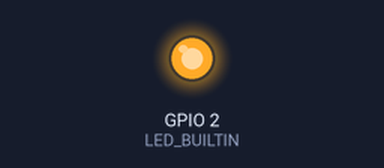
The sketch below on a simulated ESP8266 (NodeMCU). Parts: output pins drawn as LEDs (lit = HIGH, except the on-board LED, lit = LOW). WiFi joins after 1.5 s; servers stay silent unless stated; random numbers use the default seed unless the sketch sets one; no MQTT or app messages arrive unless stated.

Above: at 0.1 s.
At 1.9 s:
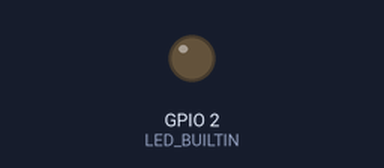
Timing chart, 0 to 3.4 s (numbered marks = the images above):
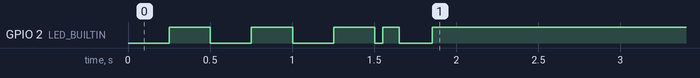

The sketch:

esp07.ino
```cpp
#include <ESP8266WiFi.h>
#include <PubSubClient.h>
#include <ArduinoJson.h>
#include <SoftwareSerial.h>
#include <string.h>
#include <stdlib.h>

const char* ssid = "Do Tien Hai";
const char* password = "123456789";
const char* mqtt_server = "broker.mqttdashboard.com";
//const char* mqtt_server = "192.168.0.13";
const int mqtt_port = 1883;

WiFiClient espClient;
PubSubClient client(espClient);

#define MSG_BUFFER_SIZE 80
char msg[MSG_BUFFER_SIZE];

#define topic "Year3"

SoftwareSerial UART2(13, 15); // khai bao uart2 cua esp

void setup_wifi()
{
  /*
     Initializing Wifi connections
     When wifi is connected, turn LED_BUILTIN off.
  */
  WiFi.mode(WIFI_STA);
  WiFi.begin(ssid, password);

  while (WiFi.status() != WL_CONNECTED)
  {
    digitalWrite(LED_BUILTIN, LOW);
    delay(250);
    digitalWrite(LED_BUILTIN, HIGH);
    delay(250);
  }
}

void reconnect() {
  /* Connecting to MQTT server*/
  // Loop until we're reconnected
  while (!client.connected())
  {
    // Signalizing a MQTT connection
    digitalWrite(LED_BUILTIN, LOW);
    delay(50);
    digitalWrite(LED_BUILTIN, HIGH);
    delay(50);

    // Create a random client ID
    String clientId = "ESP8266Client-";
    clientId += String(random(0xffff), HEX);

    // Attempt to connect
    if (client.connect(clientId.c_str()))
    {
      /* If connection to MQTT server is successful, turn LED_BUILTIN on */
      digitalWrite(LED_BUILTIN, LOW);
      // Resubscribe to topic
      client.subscribe(topic);
    }
    else
    {
      /* If connection to MQTT server is failed, turn LED_BUILTIN off */
      digitalWrite(LED_BUILTIN, HIGH);
      // Wait 5 seconds before retrying
      delay(5000);
    }
  }
}

void setup()
{
  // Connecting to Wifi
  pinMode(BUILTIN_LED, OUTPUT);
  setup_wifi();

  // Connecting to MQTT server
  client.setServer(mqtt_server, mqtt_port);
  UART2.begin(9600);


}
void loop()
{
  // Reconnecting to MQTT server
  if (!client.connected()) {
    reconnect();
  }
  client.loop();

  delay(200);

  /* Publishing a message to MQTT server */
  digitalWrite(LED_BUILTIN, HIGH);

  /* nhan du lieu tu uart */
  /* Finishing publish */
  int i = 0;
  char s[100];

  strcpy(s, "");

  while (UART2.available() > 0) {

    s[i] = UART2.read();
    i++;
  }

  if(i > 0 ){
    s[i] = '\0';
   client.publish(topic, s);

  }

}
```

Measured:
- by itself, GPIO 2 (LED_BUILTIN): HIGH → LOW at 0.50 s, → HIGH 0.25 s later, → LOW 0.25 s later, → HIGH 0.25 s later, … (8 changes in this stretch)
